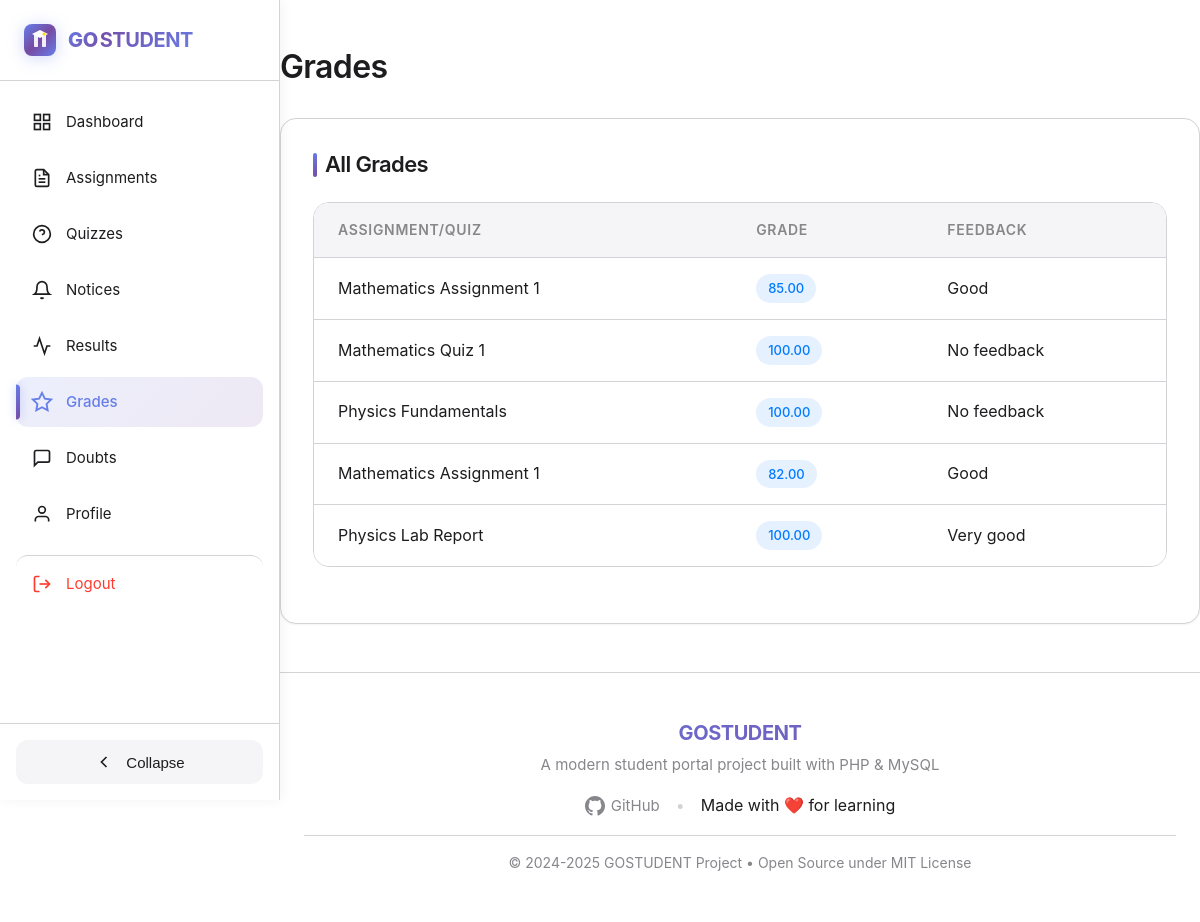
/pages/student/grades.php (signed in), run on the app's committed database.
### tables this page shows
CREATE TABLE `grades` (
  `id` int(11) NOT NULL,
  `student_id` int(11) NOT NULL,
  `assignment_id` int(11) DEFAULT NULL,
  `quiz_id` int(11) DEFAULT NULL,
  `grade` decimal(5,2) NOT NULL,
  `teacher_id` int(11) NOT NULL,
  `created_at` timestamp NOT NULL DEFAULT current_timestamp()
);

CREATE TABLE `assignments` (
  `id` int(11) NOT NULL,
  `title` varchar(255) NOT NULL,
  `description` text DEFAULT NULL,
  `due_date` date NOT NULL,
  `teacher_id` int(11) NOT NULL,
  `file_path` varchar(255) DEFAULT NULL,
  `created_at` timestamp NOT NULL DEFAULT current_timestamp(),
  `updated_at` timestamp NOT NULL DEFAULT current_timestamp() ON UPDATE current_timestamp()
);

CREATE TABLE `assignment_submissions` (
  `id` int(11) NOT NULL,
  `assignment_id` int(11) NOT NULL,
  `student_id` int(11) NOT NULL,
  `file_path` varchar(255) NOT NULL,
  `submitted_at` timestamp NOT NULL DEFAULT current_timestamp(),
  `grade` decimal(5,2) DEFAULT NULL,
  `feedback` text DEFAULT NULL
);

CREATE TABLE `quizzes` (
  `id` int(11) NOT NULL,
  `title` varchar(255) NOT NULL,
  `teacher_id` int(11) NOT NULL,
  `created_at` timestamp NOT NULL DEFAULT current_timestamp(),
  `updated_at` timestamp NOT NULL DEFAULT current_timestamp() ON UPDATE current_timestamp()
);

### pages/student/grades.php (the view, shortened to what this page needs)
<?php
require_once '../../includes/header.php';
?>
<h2 class="mb-xl">Grades</h2>
<div class="card">
    <div class="card-content">
        <h3 class="card-title">All Grades</h3>
        <div class="table-container">
            <table>
                <thead>
                    <tr>
                        <th>Assignment/Quiz</th>
                        <th>Grade</th>
                        <th>Feedback</th>
                    </tr>
                </thead>
                <tbody>
                    <?php
                    $stmt = $pdo->prepare("SELECT g.grade, a.title AS assignment_title, q.title AS quiz_title, s.feedback
                                           FROM grades g
                                           LEFT JOIN assignments a ON g.assignment_id = a.id
                                           LEFT JOIN quizzes q ON g.quiz_id = q.id
                                           LEFT JOIN assignment_submissions s ON g.assignment_id = s.assignment_id AND g.student_id = s.student_id
                                           WHERE g.student_id = ?");
                    $stmt->execute([$_SESSION['user_id']]);
                    while ($row = $stmt->fetch()) {
                        $title = $row['assignment_title'] ?: $row['quiz_title'];
                        $feedback = $row['feedback'] ? htmlspecialchars($row['feedback']) : 'No feedback';
                        echo '<tr>';
                        echo '<td>' . htmlspecialchars($title) . '</td>';
                        echo '<td><span class="badge badge-primary">' . $row['grade'] . '</span></td>';
                        echo '<td>' . $feedback . '</td>';
                        echo '</tr>';
                    }
                    ?>
                </tbody>
            </table>
        </div>
    </div>
</div>
<?php require_once '../../includes/footer.php'; ?>

### assets/css/apple-theme.css (style rules this page uses)
:root { --color-background: #ffffff; --color-foreground: #1d1d1f; --color-card: #ffffff; --color-card-foreground: #1d1d1f; --color-primary: #007aff; --color-primary-foreground: #ffffff; --color-secondary: #f5f5f7; --color-secondary-foreground: #1d1d1f; --color-muted: #f5f5f7; --color-muted-foreground: #86868b; --color-accent: #f5f5f7; --color-accent-foreground: #1d1d1f; --color-destructive: #ff3b30; --color-destructive-foreground: #ffffff; --color-success: #34c759; --color-warning: #ff9500; --color-border: #d2d2d7; --color-input: #f5f5f7; --color-ring: #007aff; --shadow-sm: 0 1px 2px 0 rgba(0, 0, 0, 0.05); --shadow-md: 0 4px 6px -1px rgba(0, 0, 0, 0.1), 0 2px 4px -1px rgba(0, 0, 0, 0.06); --shadow-lg: 0 10px 15px -3px rgba(0, 0, 0, 0.1), 0 4px 6px -2px rgba(0, 0, 0, 0.05); --shadow-xl: 0 20px 25px -5px rgba(0, 0, 0, 0.1), 0 10px 10px -5px rgba(0, 0, 0, 0.04); --radius-sm: 8px; --radius-md: 12px; --radius-lg: 16px; --radius-xl: 20px; --radius-full: 9999px; --font-sans: -apple-system, BlinkMacSystemFont, "SF Pro Display", "Segoe UI", Roboto, "Helvetica Neue", Arial, sans-serif; --font-mono: "SF Mono", Monaco, "Cascadia Code", "Courier New", monospace; --spacing-xs: 4px; --spacing-sm: 8px; --spacing-md: 16px; --spacing-lg: 24px; --spacing-xl: 32px; --spacing-2xl: 48px; --transition-fast: 150ms cubic-bezier(0.4, 0, 0.2, 1); --transition-base: 250ms cubic-bezier(0.4, 0, 0.2, 1); --transition-slow: 350ms cubic-bezier(0.4, 0, 0.2, 1); }
* { margin: 0; padding: 0; box-sizing: border-box; }
html { -webkit-font-smoothing: antialiased; -moz-osx-font-smoothing: grayscale; text-rendering: optimizeLegibility; }
body { font-family: var(--font-sans); background-color: var(--color-background); color: var(--color-foreground); line-height: 1.6; font-size: 16px; transition: background-color var(--transition-base), color var(--transition-base); }
h1, h2, h3, h4, h5, h6 { font-weight: 600; line-height: 1.2; letter-spacing: -0.02em; color: var(--color-foreground); }
h2 { font-size: 2rem; }
h3 { font-size: 1.75rem; }
body { display: flex; min-height: 100vh; }
.card { background: var(--color-card); border: 1px solid var(--color-border); border-radius: var(--radius-lg); padding: var(--spacing-xl); box-shadow: var(--shadow-sm); transition: all var(--transition-base); overflow: hidden; }
.card-title { font-size: 1.375rem; font-weight: 600; margin-bottom: var(--spacing-lg); color: var(--color-foreground); letter-spacing: -0.03em; display: flex; align-items: center; gap: var(--spacing-sm); }
.card-title::before { content: ''; width: 4px; height: 24px; background: linear-gradient(135deg, #667eea 0%, #764ba2 100%); border-radius: 2px; }
.card-content { color: var(--color-foreground); }
.table-container { overflow-x: auto; border-radius: var(--radius-lg); border: 1px solid var(--color-border); }
table { width: 100%; border-collapse: collapse; background: var(--color-card); }
thead { background-color: var(--color-muted); }
th { padding: var(--spacing-md); text-align: left; font-weight: 600; font-size: 0.875rem; color: var(--color-muted-foreground); text-transform: uppercase; letter-spacing: 0.05em; }
td { padding: var(--spacing-md); border-top: 1px solid var(--color-border); color: var(--color-foreground); }
.badge { display: inline-flex; align-items: center; padding: 4px 12px; border-radius: var(--radius-full); font-size: 0.8125rem; font-weight: 500; white-space: nowrap; }
.badge-primary { background-color: rgba(0, 122, 255, 0.1); color: var(--color-primary); }
.mb-xl { margin-bottom: var(--spacing-xl); }
.table-container { background: var(--color-card); border: 1px solid var(--color-border); border-radius: var(--radius-lg); overflow: hidden; margin-bottom: var(--spacing-lg); }
table { width: 100%; border-collapse: collapse; }
thead { background: var(--color-muted); }
thead th { padding: var(--spacing-md) var(--spacing-lg); text-align: left; font-weight: 600; font-size: 0.875rem; text-transform: uppercase; letter-spacing: 0.05em; color: var(--color-muted-foreground); }
tbody tr { border-bottom: 1px solid var(--color-border); transition: background-color var(--transition-fast); }
tbody tr:last-child { border-bottom: none; }
tbody td { padding: var(--spacing-md) var(--spacing-lg); color: var(--color-foreground); }

### data on the page
grades: assignment.title "Mathematics Assignment 1", grade "85.00", assignment_submissions.feedback "Good"
grades: quiz.title "Mathematics Quiz 1", grade "100.00", feedback "No feedback"
grades: quiz.title "Physics Fundamentals", grade "100.00", feedback "No feedback"
grades: assignment.title "Mathematics Assignment 1", grade "82.00", assignment_submissions.feedback "Good"
grades: assignment.title "Physics Lab Report", grade "100.00", assignment_submissions.feedback "Very good"
